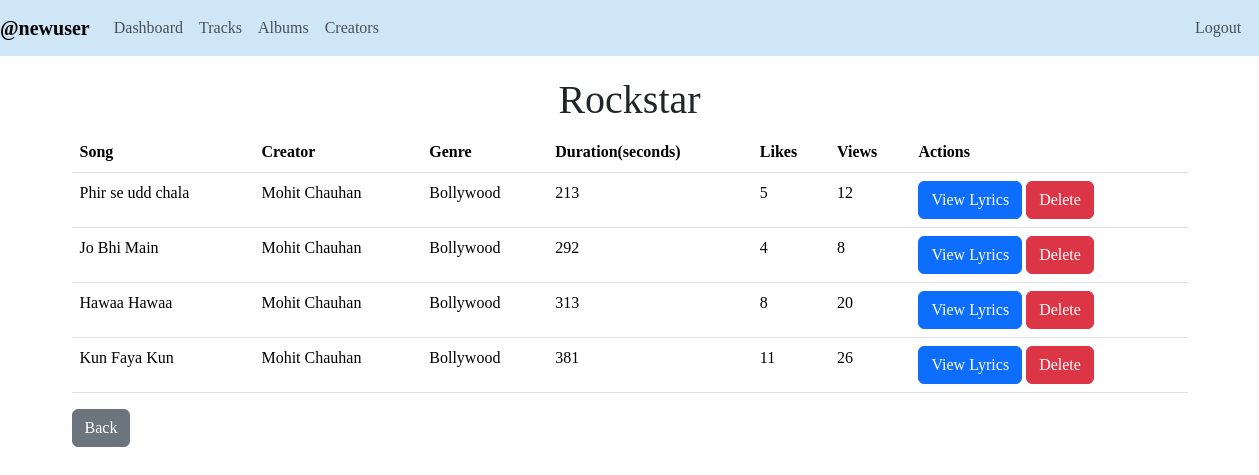
The page /albums/view_songs/1 (signed in) on the database as committed earlier.
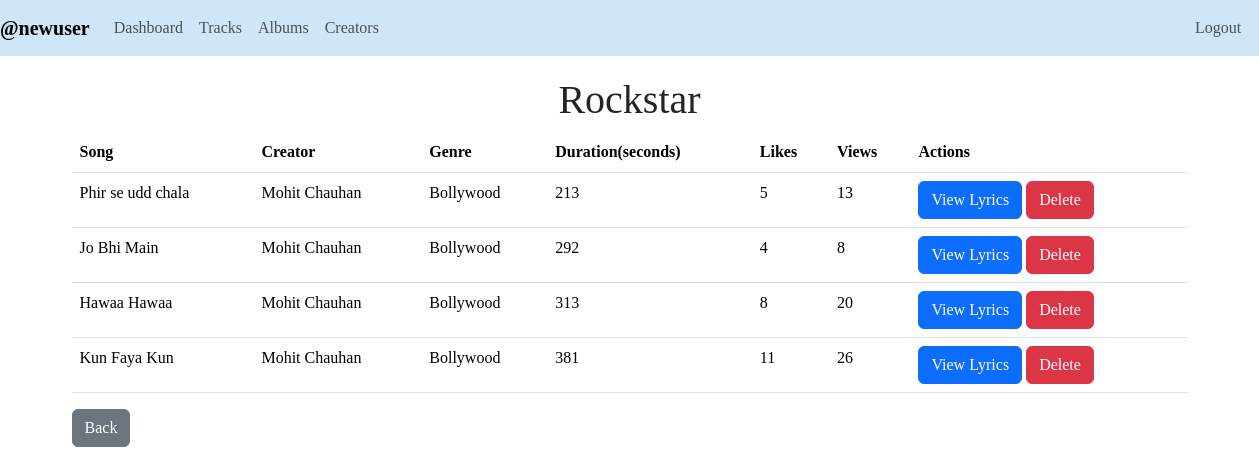
The same page on the database as committed later.
### models.py (models this page shows)
class Song(db.Model):
    __tablename__ = 'song'
    id = db.Column(db.Integer, primary_key= True)
    name = db.Column(db.String(100), nullable= False)
    creator_name = db.Column(db.String(80), nullable= False)
    album_id = db.Column(db.Integer, db.ForeignKey('album.id'))
    lyrics = db.Column(db.String, nullable= True)
    genre = db.Column(db.String(50), nullable = False)
    duration = db.Column(db.Integer, nullable= False) #duration in seconds
    likes = db.Column(db.Integer, default= 0)
    play_count = db.Column(db.Integer, default= 0)

### routes.py (the view)
@app.route('/albums/view_songs/<int:album_id>')
def view_songs(album_id):
    if 'user_id' not in session:
        flash('Please login to continue.')
        return redirect(url_for('admin_login'))
    album = Album.query.get(album_id)
    songs = album.songs
    return render_template('view_songs.html', admin= User.query.get(session['user_id']), songs= songs, album = album)

### templates/view_songs.html (shortened to what this page needs)
<!DOCTYPE html>
<html lang="en">
<head>
    <link href="https://cdn.jsdelivr.net/npm/bootstrap@5.3.2/dist/css/bootstrap.min.css" rel="stylesheet">
</head>
<body>
    <nav class="navbar navbar-expand-lg navbar-light" style="background-color: #cfe6f6;">
        <b class="navbar-brand">@{{admin.name}}</b>
        <div class="collapse navbar-collapse">
            <div class="navbar-nav">
                <a class="nav-item nav-link" href="{{url_for('admin_dashboard')}}">Dashboard</a>
                <a class="nav-item nav-link" href="{{url_for('tracks')}}">Tracks</a>
                <a class="nav-item nav-link" href="{{url_for('albums')}}">Albums</a>
                <a class="nav-item nav-link" href="{{url_for('creators')}}">Creators</a>
                <a id="logout" class="nav-item nav-link" href="{{url_for('login')}}"> Logout</a>
            </div>
        </div>
    </nav>
    <div class="container">
        <h1> {{album.name}} </h1>
        <table class="table">
            <thead>
                <th>Song</th>
                <th>Creator</th>
                <th>Genre</th>
                <th>Duration(seconds)</th>
                <th>Likes</th>
                <th>Views</th>
                <th>Actions</th>
            </thead>
            <tbody>
                {% for song in songs %}
                    <tr>
                        <td>{{song.name}}</td>
                        <td>{{song.creator_name}}</td>
                        <td>{{song.genre}}</td>
                        <td>{{song.duration}}</td>
                        <td>{{song.likes}}</td>
                        <td>{{song.play_count}}</td>
                        <td>
                            <a href="{{url_for('view_lyrics', song_id = song.id)}}" class="btn btn-primary">View Lyrics</a>
                            <a href="{{url_for('delete_song', song_id = song.id)}}" class="btn btn-danger">Delete</a>
                        </td>
                    </tr>
                {% endfor %}
            </tbody>
        </table>
        <a href="{{url_for('albums')}}" class="btn btn-secondary">Back</a>
    </div>
</body>
</html>

Rows that differ between the two databases and show on the page:
changed Song "Phir se udd chala": play_count "12" → "13"
